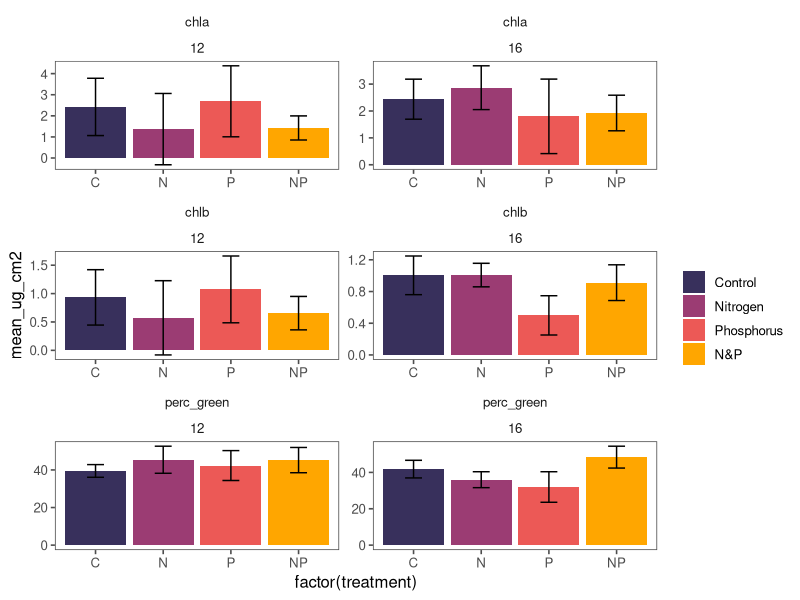
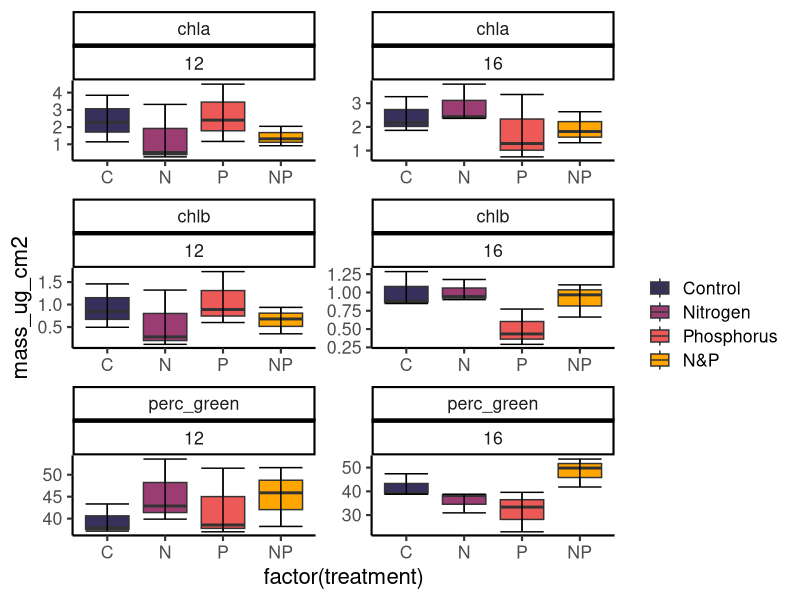
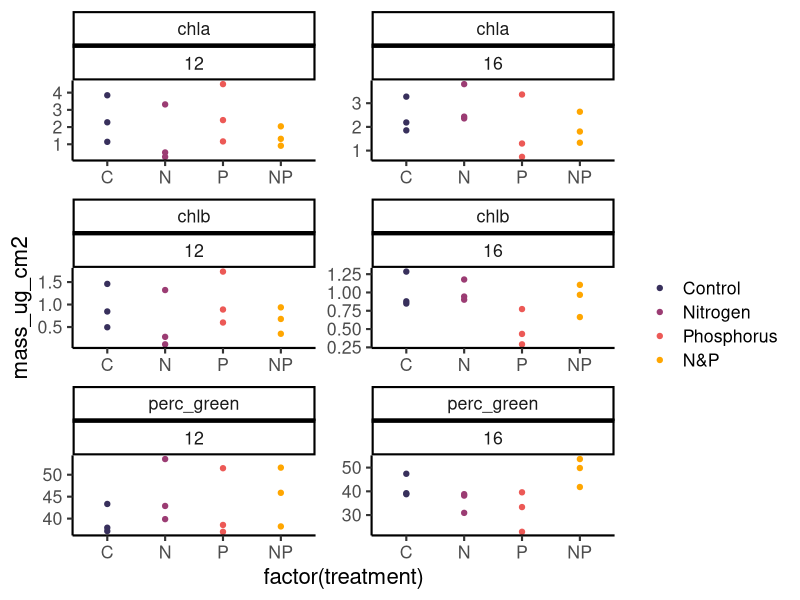

The R source for these figures, in order:

# Data Wrangling ----------------------------------------------------------
setwd("/Users/isabellaoleksy/Desktop/Bella's Folder/Colorado State University/Research/Data/2017 data/Experiments/Warming X Nutrient Experiment/R")
TxN.raw <- read.csv("TxN_withdilutions.csv")

library(plyr)
library(dplyr)
library(tidyr)
tbl_df(TxN.raw)



# TxN.totals <- TxN.raw %>%
#   mutate(ID = paste(run_ID, substr(pigment_num, 1, 5))) %>%
#   group_by(ID) %>%
#   summarize(mass_ug = sum(mass_ug))
# glimpse(TxN.totals) #creates a dataframe with col = "run_ID pigment_num" and sum of mass_ug
# # of each pigment group. 1= fuco, 2=aphan, 3=myxo and primes, 4= chlb and primes, 5=chla, primes, and pheo


# #This separates the col ="run_ID pigment_num" into two separate columns
# NDS.totals <- separate_(NDS.totals,
#           col = "ID",
#           into = c("run_ID", "pigment_num"),
#           sep = " ")
# 
# write.csv(NDS.totals, file="NDS_totals_180420.csv")
# #exporting the file and adding a column "pigment_ID" and removing "pigment_num"
# #couldnt find a way to do this efficeintly in R. frustrating. It's prob super easy. 
# 
# NDS.totals.new <- read.csv("/Users/isabellaoleksy/Desktop/Bella's Folder/Colorado State University/Research/Data/2017 data/Experiments/NDS/R/NDS_totals_180420.csv")
# NDS.totals.new <- NDS.totals.new %>%
#   select(run_ID, new_pigment_ID, mass_ug)
# 
# NDS.data <- bind_rows(NDS.raw, NDS.totals.new)
# #What happens here is there is a new column called "new_pigment_ID"
# #which contains the totals. In Excel I'm going to merge the 2 column IDs
# #and preseve the mass_ug calculations
# write.csv(NDS.data, file="NDS_IntegrationsDataSheet_Bella_withtotals_180421.csv")


# Data Exploration --------------------------------------------------------

library(tidyverse)
library(ggthemes)
library(ggpubr)
#Example: theme_few() + scale_color_few()

TxN.data.trim <- TxN.raw %>%
  filter(!run_ID %in% c("6C", "7C", "8C","5C_rerun")) %>%
  filter(temperature %in% c("12","16"))%>%
  select(run_ID, temperature, sample_rep, treatment, pigment_ID, mass_ug_cm2) %>%
  filter(pigment_ID %in% c("chla","chlb")) #Since fuco, myxo, aphan had n of 1, only select chlb and chla

#Add in percent green algae of sample
library(reshape2)
#Data in long format. Need to go to wide format.
TxN.data.trim.wide <- dcast(TxN.data.trim, run_ID + temperature + treatment + sample_rep ~ pigment_ID, value.var="mass_ug_cm2") %>%
  arrange(temperature,treatment,run_ID) %>%
  mutate(perc_green = (chlb/chla)*100)
#Convert back to long format.
TxN.data.full = melt(TxN.data.trim.wide, id.vars = c("run_ID", "temperature", "treatment", "sample_rep"),
                     measure.vars = c("chla", "chlb",
                                      "perc_green")) %>%
  arrange(run_ID,treatment, temperature) %>%
  rename(pigment_ID = variable, #rename columns 
         mass_ug_cm2 = value)


TxN.data.summary <- TxN.data.full %>%
  group_by(pigment_ID, temperature, treatment) %>%
  summarize(mean_ug_cm2 = mean(mass_ug_cm2),
            sd_mass_ug_cm2=sd(mass_ug_cm2),
            n = n())

#Order the factors for graphing
TxN.data.summary$treatment = factor(TxN.data.summary$treatment, 
                                      levels=c('C','N','P',
                                               'NP'))
TxN.data.full$treatment = factor(TxN.data.full$treatment, 
                                         levels=c('C','N','P',
                                                  'NP'))


#Make a bar graph with a bar for each treatment and a box for each pigment type 
limits <- aes(ymax = TxN.data.summary$mean_ug_cm2 + TxN.data.summary$sd_mass_ug_cm2,
              ymin = TxN.data.summary$mean_ug_cm2 - TxN.data.summary$sd_mass_ug_cm2)
trtcolors <- c("#38305c", "#9b3c73", "#ec5956", "#ffa600") #treatment colors

visual1 <- ggplot(data = TxN.data.summary, aes(x = factor(treatment), y = mean_ug_cm2, fill=treatment))

visual1 + facet_wrap(pigment_ID ~ temperature, ncol=2, scales="free") +
  theme_few()+
  geom_bar(stat = "identity",
           position = position_dodge(0.9)) +
  scale_fill_manual(values=trtcolors,
                    name="",
                    labels=c("Control", "Nitrogen", "Phosphorus", "N&P"))+
  geom_errorbar(limits, position = position_dodge(0.9),
                width = 0.25)


#But bar plots are shit and misleading so let's look at boxplots instead

visual2 <- ggplot(data = TxN.data.full, aes(x = factor(treatment), y = mass_ug_cm2, fill=treatment))+
  geom_boxplot()+
  stat_boxplot(geom ='errorbar') +
  scale_fill_manual(values=trtcolors,
                    name="",
                    labels=c("Control", "Nitrogen", "Phosphorus", "N&P"))+
  facet_wrap(pigment_ID ~ temperature, ncol=2, scales="free")+
  theme_classic2(base_size=16) 
visual2  


#Univariate scatterplot
visual3 <- ggplot(data = TxN.data.full, aes(x = factor(treatment), y = mass_ug_cm2, color=treatment))+
  geom_point()+
  scale_color_manual(values=trtcolors,
                    name="",
                    labels=c("Control", "Nitrogen", "Phosphorus", "N&P"))+
  facet_wrap(pigment_ID ~ temperature, ncol=2, scales="free")+
  theme_classic2(base_size=16) 
visual3

